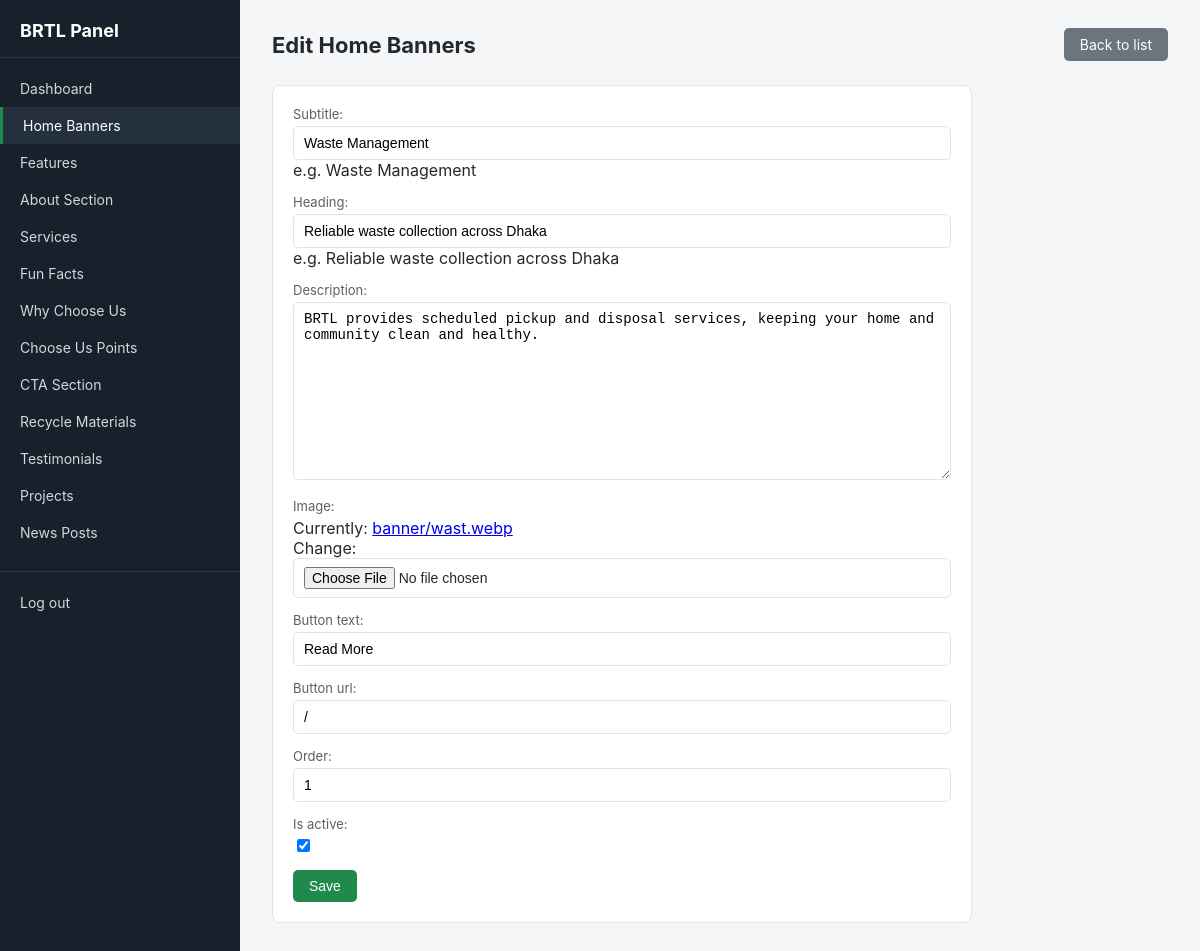
The app's page /secure/panel/banners/1/edit/ (signed in) with its own data.
### core/models.py (models this page shows, shortened)
class HomeBanner(models.Model):
    subtitle = models.CharField(max_length=100, help_text="e.g. Waste Management")
    heading = models.CharField(max_length=200, help_text="e.g. Reliable waste collection across Dhaka")
    description = models.TextField()
    image = models.ImageField(upload_to='banner/')
    button_text = models.CharField(max_length=50, default='Read More')
    button_url = models.CharField(max_length=200, default='/')
    order = models.PositiveIntegerField(default=0)
    is_active = models.BooleanField(default=True)
    class Meta:
        ordering = ['order']
        verbose_name = "Banner Slide"
        verbose_name_plural = "Banner Slides"

### panel/views.py (the view)
# urls.py: path('panel/<str:model_name>/<int:pk>/edit/', views.item_update, name='panel_item_update'),
@staff_required
def item_update(request, model_name, pk):
    entry = get_registry_entry(model_name)
    Model = entry['model']
    obj = get_object_or_404(Model, pk=pk)
    Form = modelform_factory(Model, fields=entry['fields'])
    if request.method == 'POST':
        form = Form(request.POST, request.FILES, instance=obj)
        if form.is_valid():
            form.save()
            messages.success(request, f"{entry['label']} updated.")
            return redirect('panel_item_list', model_name=model_name)
    else:
        form = Form(instance=obj)
    return render(request, 'panel/item_form.html', {
        'form': form,
        'model_name': model_name,
        'label': entry['label'],
        'action': 'Edit',
        'object': obj,
    })

### panel/context_processors.py (called while the page is built)
def panel_registry(request):
    return {'registry': MODEL_REGISTRY}

### panel/views.py (called while the page is built)
def staff_required(view_func):
    @wraps(view_func)
    @login_required(login_url='panel_login')
    def wrapper(request, *args, **kwargs):
        if not request.user.is_staff:
            return redirect('panel_login')
        return view_func(request, *args, **kwargs)
    return wrapper

def get_registry_entry(model_name):
    entry = MODEL_REGISTRY.get(model_name)
    if not entry:
        raise Http404("Unknown model: %s" % model_name)
    return entry

### panel/templates/panel/item_form.html (shortened to what this page needs)
{% extends 'panel/base_panel.html' %}
{% block content %}
<div class="topbar">
    <h1>{{ action }} {{ label }}</h1>
    <a href="{% url 'panel_item_list' model_name=model_name %}" class="btn btn-secondary">Back to list</a>
</div>
<div class="card" style="max-width:700px;">
    <form method="post" enctype="multipart/form-data">
        {{ form.as_p }}
        <button type="submit" class="btn">Save</button>
    </form>
</div>
{% endblock %}

### panel/templates/panel/base_panel.html (style rules this page uses)
:root { --sidebar-w: 240px; --accent: #1f8a4c; --bg: #f4f6f8; --border: #e1e4e8; --text: #24292e; }
* { box-sizing: border-box; }
body { margin: 0; font-family: -apple-system, "Segoe UI", Roboto, Helvetica, Arial, sans-serif; background: var(--bg); color: var(--text); }
.topbar { display: flex; justify-content: space-between; align-items: center; margin-bottom: 24px; }
.topbar h1 { font-size: 22px; margin: 0; }
.btn { display: inline-block; background: var(--accent); color: #fff; padding: 8px 16px; border: none; border-radius: 5px; text-decoration: none; font-size: 14px; cursor: pointer; }
.btn-secondary { background: #6c757d; }
.card { background: #fff; border: 1px solid var(--border); border-radius: 8px; padding: 20px; }
form p { margin: 0 0 14px; }
form label { display: block; font-size: 13px; margin-bottom: 4px; color: #586069; }
form input[type=text], form input[type=number], form input[type=email], form input[type=file], form textarea, form select { width: 100%; padding: 8px 10px; border: 1px solid var(--border); border-radius: 5px; font-size: 14px; }
form textarea { min-height: 100px; }

### records on screen
HomeBanner: subtitle "Waste Management", heading "Reliable waste collection across Dhaka", description "BRTL provides scheduled pickup and disposal services, keeping your home and community clean and healthy.", button_text "Read More", button_url "/", order "1", is_active "☑"

### other values on screen
{{ entry.label }} "Home Banners" "Features" "About Section" "Services" "Fun Facts" "Why Choose Us" "Choose Us Points" "CTA Section" "Recycle Materials" "Testimonials" "Projects" "News Posts"
{{ action }} "Edit"
{{ label }} "Home Banners"
